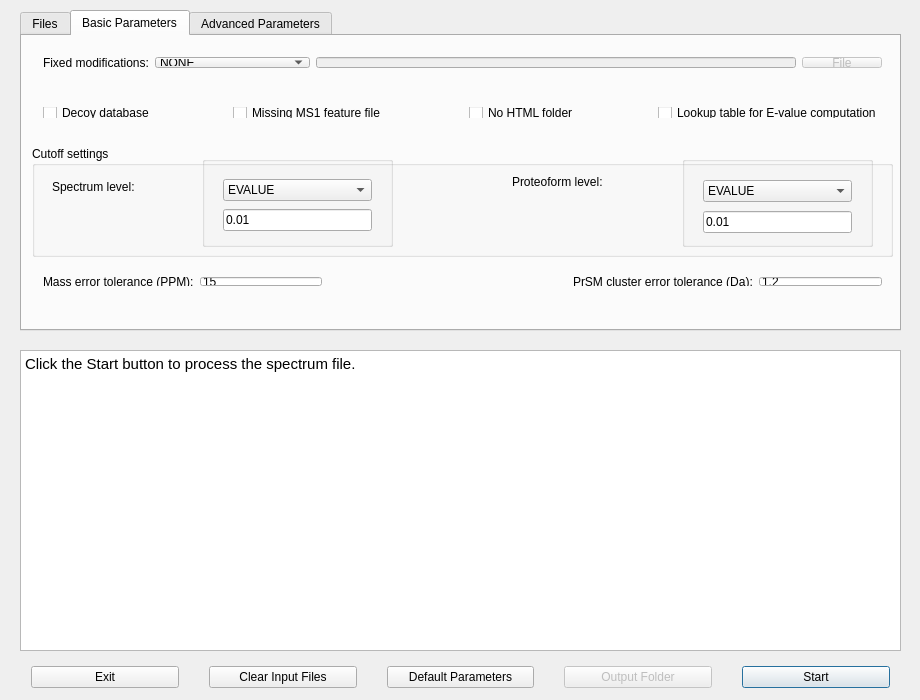
<?xml version="1.0" encoding="UTF-8"?>
<ui version="4.0">
 <class>toppicWindow</class>
 <widget class="QMainWindow" name="toppicWindow">
  <property name="geometry">
   <rect>
    <x>0</x>
    <y>0</y>
    <width>920</width>
    <height>700</height>
   </rect>
  </property>
  <property name="sizePolicy">
   <sizepolicy hsizetype="Preferred" vsizetype="Preferred">
    <horstretch>100</horstretch>
    <verstretch>100</verstretch>
   </sizepolicy>
  </property>
  <property name="minimumSize">
   <size>
    <width>920</width>
    <height>700</height>
   </size>
  </property>
  <property name="maximumSize">
   <size>
    <width>920</width>
    <height>700</height>
   </size>
  </property>
  <property name="windowTitle">
   <string>TopPIC</string>
  </property>
  <property name="windowIcon">
   <iconset>
    <normaloff>:/icon/toppic.ico</normaloff>:/icon/toppic.ico</iconset>
  </property>
  <widget class="QWidget" name="centralWidget">
   <widget class="QTextBrowser" name="outputTextBrowser">
    <property name="geometry">
     <rect>
      <x>20</x>
      <y>350</y>
      <width>881</width>
      <height>301</height>
     </rect>
    </property>
    <property name="html">
     <string>&lt;!DOCTYPE HTML PUBLIC &quot;-//W3C//DTD HTML 4.0//EN&quot; &quot;http://www.w3.org/TR/REC-html40/strict.dtd&quot;&gt;
&lt;html&gt;&lt;head&gt;&lt;meta name=&quot;qrichtext&quot; content=&quot;1&quot; /&gt;&lt;style type=&quot;text/css&quot;&gt;
p, li { white-space: pre-wrap; }
&lt;/style&gt;&lt;/head&gt;&lt;body style=&quot; font-family:'MS Shell Dlg 2'; font-size:8.25pt; font-weight:400; font-style:normal;&quot;&gt;
&lt;p style=&quot; margin-top:0px; margin-bottom:0px; margin-left:0px; margin-right:0px; -qt-block-indent:0; text-indent:0px;&quot;&gt;&lt;span style=&quot; font-family:'Cantarell'; font-size:11pt;&quot;&gt;Click the Start button to process the spectrum file.&lt;/span&gt;&lt;/p&gt;&lt;/body&gt;&lt;/html&gt;</string>
    </property>
   </widget>
   <widget class="QWidget" name="horizontalLayoutWidget_7">
    <property name="geometry">
     <rect>
      <x>20</x>
      <y>650</y>
      <width>881</width>
      <height>55</height>
     </rect>
    </property>
    <layout class="QHBoxLayout" name="horizontalLayout_7">
     <property name="spacing">
      <number>30</number>
     </property>
     <item>
      <widget class="QPushButton" name="exitButton">
       <property name="text">
        <string>Exit</string>
       </property>
      </widget>
     </item>
     <item>
      <widget class="QPushButton" name="clearButton">
       <property name="text">
        <string>Clear Input Files</string>
       </property>
      </widget>
     </item>
     <item>
      <widget class="QPushButton" name="defaultButton">
       <property name="text">
        <string>Default Parameters</string>
       </property>
      </widget>
     </item>
     <item>
      <widget class="QPushButton" name="outputButton">
       <property name="enabled">
        <bool>false</bool>
       </property>
       <property name="text">
        <string>Output Folder</string>
       </property>
       <property name="default">
        <bool>true</bool>
       </property>
      </widget>
     </item>
     <item>
      <widget class="QPushButton" name="startButton">
       <property name="enabled">
        <bool>true</bool>
       </property>
       <property name="acceptDrops">
        <bool>false</bool>
       </property>
       <property name="text">
        <string>Start</string>
       </property>
       <property name="checkable">
        <bool>false</bool>
       </property>
       <property name="autoDefault">
        <bool>true</bool>
       </property>
       <property name="default">
        <bool>true</bool>
       </property>
       <property name="flat">
        <bool>false</bool>
       </property>
      </widget>
     </item>
    </layout>
   </widget>
   <widget class="QTabWidget" name="tabWidget">
    <property name="geometry">
     <rect>
      <x>20</x>
      <y>10</y>
      <width>881</width>
      <height>321</height>
     </rect>
    </property>
    <property name="currentIndex">
     <number>1</number>
    </property>
    <widget class="QWidget" name="tab_4">
     <attribute name="title">
      <string>Files</string>
     </attribute>
     <widget class="QListWidget" name="listWidget">
      <property name="geometry">
       <rect>
        <x>10</x>
        <y>90</y>
        <width>851</width>
        <height>151</height>
       </rect>
      </property>
     </widget>
     <widget class="QWidget" name="horizontalLayoutWidget">
      <property name="geometry">
       <rect>
        <x>10</x>
        <y>10</y>
        <width>851</width>
        <height>33</height>
       </rect>
      </property>
      <layout class="QHBoxLayout" name="horizontalLayout">
       <item>
        <widget class="QLabel" name="label">
         <property name="text">
          <string>Database file: </string>
         </property>
        </widget>
       </item>
       <item>
        <widget class="QLineEdit" name="databaseFileEdit">
         <property name="enabled">
          <bool>true</bool>
         </property>
         <property name="maximumSize">
          <size>
           <width>650</width>
           <height>16777215</height>
          </size>
         </property>
         <property name="readOnly">
          <bool>true</bool>
         </property>
        </widget>
       </item>
       <item>
        <widget class="QPushButton" name="databaseFileButton">
         <property name="maximumSize">
          <size>
           <width>85</width>
           <height>16777215</height>
          </size>
         </property>
         <property name="text">
          <string>Select</string>
         </property>
        </widget>
       </item>
      </layout>
     </widget>
     <widget class="QWidget" name="horizontalLayoutWidget_2">
      <property name="geometry">
       <rect>
        <x>10</x>
        <y>50</y>
        <width>351</width>
        <height>33</height>
       </rect>
      </property>
      <layout class="QHBoxLayout" name="horizontalLayout_2">
       <item>
        <widget class="QLabel" name="label_2">
         <property name="text">
          <string>Spectrum files: </string>
         </property>
        </widget>
       </item>
       <item>
        <widget class="QPushButton" name="addButton">
         <property name="text">
          <string>Add</string>
         </property>
        </widget>
       </item>
       <item>
        <widget class="QPushButton" name="delButton">
         <property name="text">
          <string>Remove</string>
         </property>
        </widget>
       </item>
      </layout>
     </widget>
     <widget class="QWidget" name="horizontalLayoutWidget_6">
      <property name="geometry">
       <rect>
        <x>10</x>
        <y>250</y>
        <width>851</width>
        <height>33</height>
       </rect>
      </property>
      <layout class="QHBoxLayout" name="horizontalLayout_6">
       <property name="spacing">
        <number>30</number>
       </property>
       <item>
        <widget class="QLabel" name="label_7">
         <property name="text">
          <string>Combined output filename: </string>
         </property>
        </widget>
       </item>
       <item>
        <widget class="QLineEdit" name="combinedOutputEdit">
         <property name="enabled">
          <bool>true</bool>
         </property>
         <property name="maximumSize">
          <size>
           <width>400000</width>
           <height>300</height>
          </size>
         </property>
         <property name="text">
          <string/>
         </property>
         <property name="readOnly">
          <bool>false</bool>
         </property>
        </widget>
       </item>
      </layout>
     </widget>
    </widget>
    <widget class="QWidget" name="tab">
     <attribute name="title">
      <string>Basic Parameters</string>
     </attribute>
     <widget class="QWidget" name="horizontalLayoutWidget_4">
      <property name="geometry">
       <rect>
        <x>10</x>
        <y>10</y>
        <width>861</width>
        <height>33</height>
       </rect>
      </property>
      <layout class="QHBoxLayout" name="horizontalLayout_4">
       <item>
        <widget class="QLabel" name="label_4">
         <property name="text">
          <string>Fixed modifications:</string>
         </property>
        </widget>
       </item>
       <item>
        <widget class="QComboBox" name="fixedModComboBox">
         <item>
          <property name="text">
           <string>NONE</string>
          </property>
         </item>
         <item>
          <property name="text">
           <string>C57</string>
          </property>
         </item>
         <item>
          <property name="text">
           <string>C58</string>
          </property>
         </item>
         <item>
          <property name="text">
           <string>A fixed modification file</string>
          </property>
         </item>
        </widget>
       </item>
       <item>
        <widget class="QLineEdit" name="fixedModFileEdit">
         <property name="enabled">
          <bool>false</bool>
         </property>
         <property name="readOnly">
          <bool>true</bool>
         </property>
        </widget>
       </item>
       <item>
        <widget class="QPushButton" name="fixedModFileButton">
         <property name="enabled">
          <bool>false</bool>
         </property>
         <property name="maximumSize">
          <size>
           <width>85</width>
           <height>16777215</height>
          </size>
         </property>
         <property name="text">
          <string>File</string>
         </property>
        </widget>
       </item>
      </layout>
     </widget>
     <widget class="QWidget" name="horizontalLayoutWidget_21">
      <property name="geometry">
       <rect>
        <x>10</x>
        <y>60</y>
        <width>861</width>
        <height>33</height>
       </rect>
      </property>
      <layout class="QHBoxLayout" name="horizontalLayout_21">
       <item>
        <widget class="QCheckBox" name="decoyCheckBox">
         <property name="maximumSize">
          <size>
           <width>16777215</width>
           <height>16777215</height>
          </size>
         </property>
         <property name="text">
          <string>Decoy database</string>
         </property>
        </widget>
       </item>
       <item>
        <widget class="QCheckBox" name="topfdFeatureCheckBox">
         <property name="minimumSize">
          <size>
           <width>230</width>
           <height>0</height>
          </size>
         </property>
         <property name="text">
          <string>Missing MS1 feature file</string>
         </property>
        </widget>
       </item>
       <item>
        <widget class="QCheckBox" name="skipHTMLCheckBox">
         <property name="minimumSize">
          <size>
           <width>120</width>
           <height>0</height>
          </size>
         </property>
         <property name="text">
          <string>No HTML folder</string>
         </property>
        </widget>
       </item>
       <item>
        <widget class="QCheckBox" name="lookupTableCheckBox">
         <property name="text">
          <string>Lookup table for E-value computation</string>
         </property>
        </widget>
       </item>
      </layout>
     </widget>
     <widget class="QWidget" name="horizontalLayoutWidget_11">
      <property name="geometry">
       <rect>
        <x>10</x>
        <y>230</y>
        <width>301</width>
        <height>31</height>
       </rect>
      </property>
      <layout class="QHBoxLayout" name="horizontalLayout_11">
       <item>
        <widget class="QLabel" name="label_9">
         <property name="text">
          <string>Mass error tolerance (PPM):</string>
         </property>
        </widget>
       </item>
       <item>
        <widget class="QLineEdit" name="errorToleranceEdit">
         <property name="text">
          <string>15</string>
         </property>
        </widget>
       </item>
      </layout>
     </widget>
     <widget class="QGroupBox" name="groupBox_3">
      <property name="geometry">
       <rect>
        <x>10</x>
        <y>110</y>
        <width>861</width>
        <height>111</height>
       </rect>
      </property>
      <property name="title">
       <string>Cutoff settings</string>
      </property>
      <widget class="QLabel" name="label_11">
       <property name="geometry">
        <rect>
         <x>20</x>
         <y>20</y>
         <width>151</width>
         <height>41</height>
        </rect>
       </property>
       <property name="text">
        <string>Spectrum level:</string>
       </property>
      </widget>
      <widget class="QGroupBox" name="groupBox">
       <property name="geometry">
        <rect>
         <x>170</x>
         <y>10</y>
         <width>191</width>
         <height>91</height>
        </rect>
       </property>
       <property name="title">
        <string/>
       </property>
       <widget class="QWidget" name="verticalLayoutWidget">
        <property name="geometry">
         <rect>
          <x>10</x>
          <y>10</y>
          <width>171</width>
          <height>80</height>
         </rect>
        </property>
        <layout class="QVBoxLayout" name="verticalLayout">
         <item>
          <widget class="QComboBox" name="cutoffSpectralTypeComboBox">
           <property name="editable">
            <bool>false</bool>
           </property>
           <item>
            <property name="text">
             <string>EVALUE</string>
            </property>
           </item>
           <item>
            <property name="text">
             <string>FDR</string>
            </property>
           </item>
          </widget>
         </item>
         <item>
          <widget class="QLineEdit" name="cutoffSpectralValueEdit">
           <property name="text">
            <string>0.01</string>
           </property>
           <property name="readOnly">
            <bool>false</bool>
           </property>
          </widget>
         </item>
        </layout>
       </widget>
      </widget>
      <widget class="QLabel" name="label_13">
       <property name="geometry">
        <rect>
         <x>480</x>
         <y>20</y>
         <width>171</width>
         <height>31</height>
        </rect>
       </property>
       <property name="text">
        <string>Proteoform level:</string>
       </property>
      </widget>
      <widget class="QGroupBox" name="groupBox_5">
       <property name="geometry">
        <rect>
         <x>650</x>
         <y>10</y>
         <width>191</width>
         <height>91</height>
        </rect>
       </property>
       <property name="title">
        <string/>
       </property>
       <widget class="QWidget" name="layoutWidget">
        <property name="geometry">
         <rect>
          <x>10</x>
          <y>10</y>
          <width>171</width>
          <height>81</height>
         </rect>
        </property>
        <layout class="QVBoxLayout" name="verticalLayout_2">
         <item>
          <widget class="QComboBox" name="cutoffProteoformTypeComboBox">
           <property name="editable">
            <bool>false</bool>
           </property>
           <item>
            <property name="text">
             <string>EVALUE</string>
            </property>
           </item>
           <item>
            <property name="text">
             <string>FDR</string>
            </property>
           </item>
          </widget>
         </item>
         <item>
          <widget class="QLineEdit" name="cutoffProteoformValueEdit">
           <property name="text">
            <string>0.01</string>
           </property>
           <property name="readOnly">
            <bool>false</bool>
           </property>
          </widget>
         </item>
        </layout>
       </widget>
      </widget>
     </widget>
     <widget class="QWidget" name="horizontalLayoutWidget_13">
      <property name="geometry">
       <rect>
        <x>540</x>
        <y>230</y>
        <width>331</width>
        <height>31</height>
       </rect>
      </property>
      <layout class="QHBoxLayout" name="horizontalLayout_13">
       <item>
        <widget class="QLabel" name="label_14">
         <property name="text">
          <string>PrSM cluster error tolerance (Da):</string>
         </property>
        </widget>
       </item>
       <item>
        <widget class="QLineEdit" name="formErrorToleranceEdit">
         <property name="text">
          <string>1.2</string>
         </property>
        </widget>
       </item>
      </layout>
     </widget>
    </widget>
    <widget class="QWidget" name="tab_2">
     <attribute name="title">
      <string>Advanced Parameters</string>
     </attribute>
     <widget class="QWidget" name="horizontalLayoutWidget_3">
      <property name="geometry">
       <rect>
        <x>10</x>
        <y>50</y>
        <width>341</width>
        <height>33</height>
       </rect>
      </property>
      <layout class="QHBoxLayout" name="horizontalLayout_3">
       <property name="sizeConstraint">
        <enum>QLayout::SetDefaultConstraint</enum>
       </property>
       <item>
        <widget class="QLabel" name="label_3">
         <property name="text">
          <string>Activation:</string>
         </property>
        </widget>
       </item>
       <item>
        <widget class="QComboBox" name="activationComboBox">
         <property name="maximumSize">
          <size>
           <width>110</width>
           <height>16777215</height>
          </size>
         </property>
         <item>
          <property name="text">
           <string>FILE</string>
          </property>
         </item>
         <item>
          <property name="text">
           <string>CID</string>
          </property>
         </item>
         <item>
          <property name="text">
           <string>HCD</string>
          </property>
         </item>
         <item>
          <property name="text">
           <string>ETD</string>
          </property>
         </item>
         <item>
          <property name="text">
           <string>UVPD</string>
          </property>
         </item>
        </widget>
       </item>
      </layout>
     </widget>
     <widget class="QWidget" name="horizontalLayoutWidget_22">
      <property name="geometry">
       <rect>
        <x>500</x>
        <y>140</y>
        <width>341</width>
        <height>33</height>
       </rect>
      </property>
      <layout class="QHBoxLayout" name="horizontalLayout_22">
       <item>
        <widget class="QLabel" name="label_23">
         <property name="text">
          <string>Thread number:</string>
         </property>
        </widget>
       </item>
       <item>
        <widget class="QLineEdit" name="threadNumberEdit">
         <property name="maximumSize">
          <size>
           <width>110</width>
           <height>16777215</height>
          </size>
         </property>
         <property name="text">
          <string>1</string>
         </property>
         <property name="readOnly">
          <bool>false</bool>
         </property>
        </widget>
       </item>
      </layout>
     </widget>
     <widget class="QWidget" name="horizontalLayoutWidget_15">
      <property name="geometry">
       <rect>
        <x>500</x>
        <y>100</y>
        <width>341</width>
        <height>33</height>
       </rect>
      </property>
      <layout class="QHBoxLayout" name="horizontalLayout_15">
       <item>
        <widget class="QLabel" name="label_16">
         <property name="text">
          <string>Nummber of combined spectra:</string>
         </property>
        </widget>
       </item>
       <item>
        <widget class="QLineEdit" name="numCombinedEdit">
         <property name="maximumSize">
          <size>
           <width>110</width>
           <height>16777215</height>
          </size>
         </property>
         <property name="text">
          <string>1</string>
         </property>
         <property name="readOnly">
          <bool>false</bool>
         </property>
        </widget>
       </item>
      </layout>
     </widget>
     <widget class="QWidget" name="horizontalLayoutWidget_10">
      <property name="geometry">
       <rect>
        <x>500</x>
        <y>10</y>
        <width>341</width>
        <height>33</height>
       </rect>
      </property>
      <layout class="QHBoxLayout" name="horizontalLayout_10">
       <item>
        <widget class="QLabel" name="label_8">
         <property name="text">
          <string>Maximum mass shift (Da):</string>
         </property>
        </widget>
       </item>
       <item>
        <widget class="QLineEdit" name="maxModEdit">
         <property name="maximumSize">
          <size>
           <width>110</width>
           <height>16777215</height>
          </size>
         </property>
         <property name="text">
          <string>500</string>
         </property>
         <property name="readOnly">
          <bool>false</bool>
         </property>
        </widget>
       </item>
      </layout>
     </widget>
     <widget class="QWidget" name="horizontalLayoutWidget_9">
      <property name="geometry">
       <rect>
        <x>10</x>
        <y>10</y>
        <width>341</width>
        <height>33</height>
       </rect>
      </property>
      <layout class="QHBoxLayout" name="horizontalLayout_9">
       <item>
        <widget class="QLabel" name="label_12">
         <property name="text">
          <string>Maximum number of mass shifts:</string>
         </property>
        </widget>
       </item>
       <item>
        <widget class="QComboBox" name="numModComboBox">
         <property name="editable">
          <bool>false</bool>
         </property>
         <property name="currentIndex">
          <number>1</number>
         </property>
         <item>
          <property name="text">
           <string>0</string>
          </property>
         </item>
         <item>
          <property name="text">
           <string>1</string>
          </property>
         </item>
         <item>
          <property name="text">
           <string>2</string>
          </property>
         </item>
        </widget>
       </item>
      </layout>
     </widget>
     <widget class="QGroupBox" name="groupBox_2">
      <property name="geometry">
       <rect>
        <x>10</x>
        <y>90</y>
        <width>341</width>
        <height>91</height>
       </rect>
      </property>
      <property name="title">
       <string>N-terminal forms</string>
      </property>
      <widget class="QWidget" name="gridLayoutWidget">
       <property name="geometry">
        <rect>
         <x>9</x>
         <y>17</y>
         <width>321</width>
         <height>70</height>
        </rect>
       </property>
       <layout class="QGridLayout" name="gridLayout">
        <item row="0" column="0">
         <widget class="QCheckBox" name="NONECheckBox">
          <property name="enabled">
           <bool>true</bool>
          </property>
          <property name="text">
           <string>NONE</string>
          </property>
          <property name="checked">
           <bool>true</bool>
          </property>
          <property name="autoRepeat">
           <bool>false</bool>
          </property>
         </widget>
        </item>
        <item row="1" column="0">
         <widget class="QCheckBox" name="NMECheckBox">
          <property name="text">
           <string>NME</string>
          </property>
          <property name="checked">
           <bool>true</bool>
          </property>
         </widget>
        </item>
        <item row="0" column="1">
         <widget class="QCheckBox" name="NMEACCheckBox">
          <property name="text">
           <string>NME_ACETYLATION</string>
          </property>
          <property name="checked">
           <bool>true</bool>
          </property>
         </widget>
        </item>
        <item row="1" column="1">
         <widget class="QCheckBox" name="MACCheckBox">
          <property name="text">
           <string>M_ACETYLATION</string>
          </property>
          <property name="checked">
           <bool>true</bool>
          </property>
         </widget>
        </item>
       </layout>
      </widget>
     </widget>
     <widget class="QGroupBox" name="groupBox_4">
      <property name="geometry">
       <rect>
        <x>10</x>
        <y>190</y>
        <width>851</width>
        <height>91</height>
       </rect>
      </property>
      <property name="title">
       <string>Modification localization    </string>
      </property>
      <widget class="QWidget" name="horizontalLayoutWidget_17">
       <property name="geometry">
        <rect>
         <x>10</x>
         <y>20</y>
         <width>831</width>
         <height>33</height>
        </rect>
       </property>
       <layout class="QHBoxLayout" name="horizontalLayout_17">
        <item>
         <widget class="QLabel" name="label_18">
          <property name="text">
           <string>Modification file for localization:</string>
          </property>
         </widget>
        </item>
        <item>
         <widget class="QLineEdit" name="modFileEdit">
          <property name="enabled">
           <bool>true</bool>
          </property>
          <property name="readOnly">
           <bool>true</bool>
          </property>
         </widget>
        </item>
        <item>
         <widget class="QPushButton" name="modFileButton">
          <property name="enabled">
           <bool>true</bool>
          </property>
          <property name="text">
           <string>File</string>
          </property>
         </widget>
        </item>
       </layout>
      </widget>
      <widget class="QWidget" name="horizontalLayoutWidget_18">
       <property name="geometry">
        <rect>
         <x>10</x>
         <y>60</y>
         <width>341</width>
         <height>33</height>
        </rect>
       </property>
       <layout class="QHBoxLayout" name="horizontalLayout_18">
        <item>
         <widget class="QLabel" name="label_19">
          <property name="text">
           <string>MIScore threshold:</string>
          </property>
         </widget>
        </item>
        <item>
         <widget class="QLineEdit" name="miscoreThresholdEdit">
          <property name="text">
           <string>0.45</string>
          </property>
          <property name="readOnly">
           <bool>false</bool>
          </property>
         </widget>
        </item>
       </layout>
      </widget>
     </widget>
     <widget class="QWidget" name="horizontalLayoutWidget_12">
      <property name="geometry">
       <rect>
        <x>500</x>
        <y>50</y>
        <width>341</width>
        <height>33</height>
       </rect>
      </property>
      <layout class="QHBoxLayout" name="horizontalLayout_12">
       <item>
        <widget class="QLabel" name="label_10">
         <property name="text">
          <string>Minimum mass shift (Da):</string>
         </property>
        </widget>
       </item>
       <item>
        <widget class="QLineEdit" name="minModEdit">
         <property name="maximumSize">
          <size>
           <width>110</width>
           <height>16777215</height>
          </size>
         </property>
         <property name="text">
          <string>-500</string>
         </property>
         <property name="readOnly">
          <bool>false</bool>
         </property>
        </widget>
       </item>
      </layout>
     </widget>
    </widget>
   </widget>
   <zorder>tabWidget</zorder>
   <zorder>outputTextBrowser</zorder>
   <zorder>horizontalLayoutWidget_7</zorder>
  </widget>
 </widget>
 <layoutdefault spacing="6" margin="11"/>
 <resources>
  <include location="icon.qrc"/>
 </resources>
 <connections/>
</ui>
